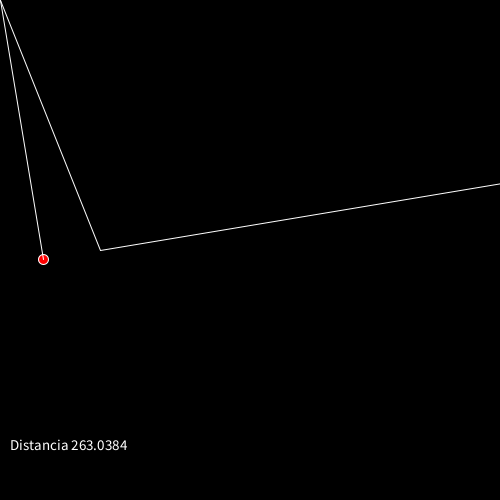
Frame 1 (no input)
Frame 60 (the mouse pressed at the canvas centre just before this capture): identical to frame 1, image omitted
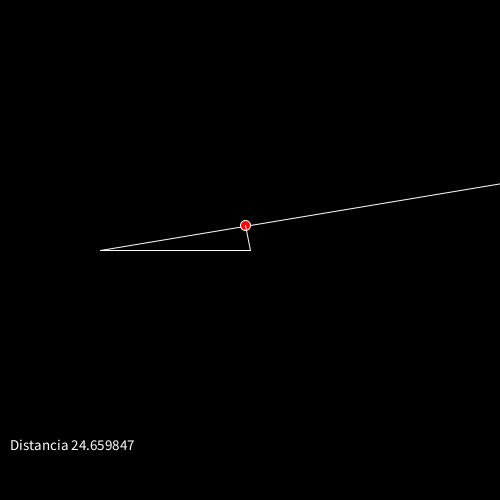
Frame 120 (the mouse held since frame 60 and released just before this capture)

The Processing sketch that drew these frames (run headless with seeded random() and noise(); from frame 60 on, the mouse is pressed at the canvas centre):

// Processing sketch: Dot_product
// ── Dot_product.pde


void setup() 
{
  size(500, 500);
  background(0);
}

void draw() 
{
  background(0);

  PVector origin = new PVector(100, height /2);
  PVector mouse = new PVector(mouseX, mouseY);
  PVector v1 = new PVector(600, -100);
  PVector v2 = PVector.sub(mouse, origin);
  
  pushMatrix();
  translate(origin.x, origin.y);
  stroke(255);
  line(0 , 0, v1.x, v1.y);
  line(0, 0, v2.x, v2.y);
  PVector v3 = v1.copy();
  v1.normalize();
  float dot = v1.dot(v2);
  v3.setMag(dot);
  
  PVector d = PVector.sub(v2, v3);
  float dist = d.mag();
  
  fill(255,0,0);
  ellipse(v3.x, v3.y, 10, 10);
  strokeWeight(1);
  
  line(v2.x, v2.y, v3.x, v3.y);
  popMatrix();
  
  fill(255);
  textSize(15);
  text("Distancia " + dist, 10, height -50);
  
}
